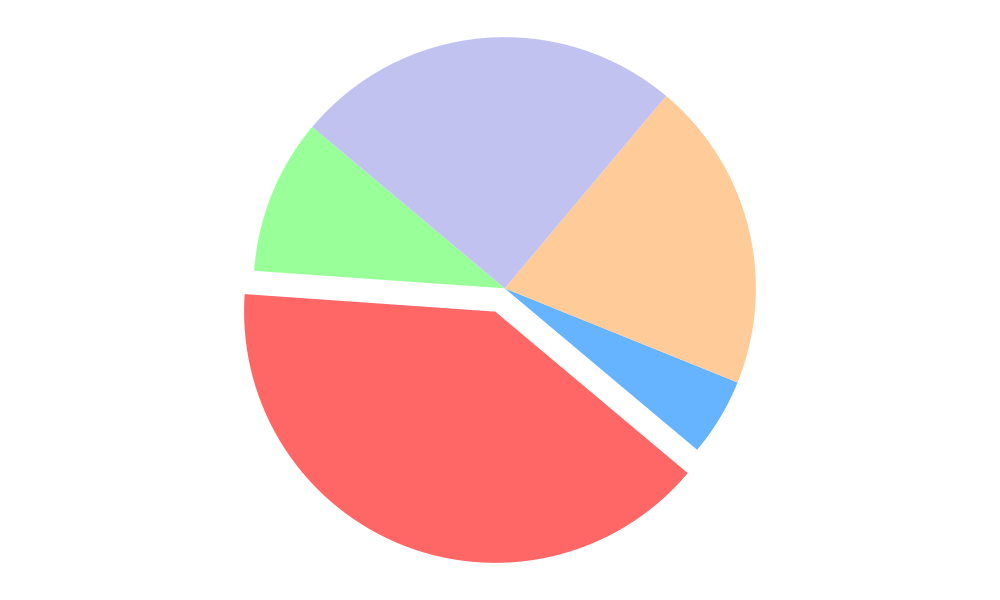

This chart was generated by the following Python code:
import matplotlib.pyplot as plt

popularity = [10, 40, 5, 20, 25]
# Manually shuffled colors:
colors = ['#99ff99', '#ff6666', '#66b3ff', '#ffcc99', '#c2c2f0']

fig, ax = plt.subplots(figsize=(10, 6))
ax.pie(popularity, colors=colors, startangle=140, explode=[0.1 if p == max(popularity) else 0 for p in popularity])

ax.axis('equal')
plt.tight_layout()
plt.show()
